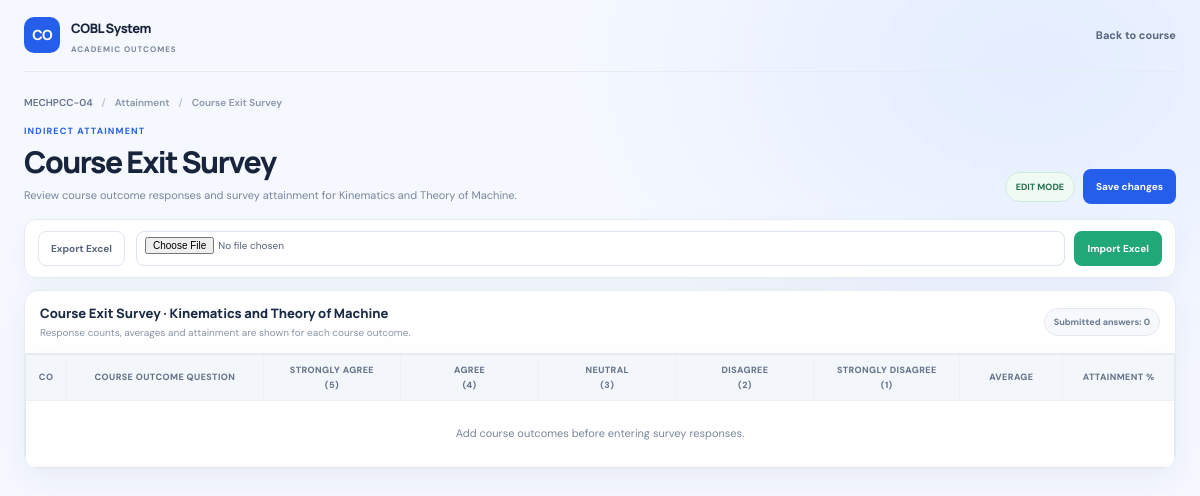
/course/1/exit-survey/ (signed in), run on the app's committed database.
### accounts/models.py (models this page shows, shortened)
class Course(models.Model):
    academic_class = models.ForeignKey(
        AcademicClass,
        on_delete=models.CASCADE,
        related_name="courses"
    )
    course_code = models.CharField(max_length=20)
    course_name = models.CharField(max_length=100)
    faculty = models.ForeignKey(
        settings.AUTH_USER_MODEL,
        on_delete=models.SET_NULL,
        null=True,
        blank=True,
        limit_choices_to={"role__in": ["FACULTY", "HOD"]}
    )

### accounts/views.py (the view, shortened to what this page needs)
@login_required
def course_exit_survey(request, course_id):
    course = get_object_or_404(Course, id=course_id)
    if request.user.role == "FACULTY" and course.faculty != request.user:
        return HttpResponseForbidden("Not authorized")
    if request.user.role == "HOD" and course.academic_class.department != request.user.department:
        return HttpResponseForbidden("Not authorized")
    cos = CourseOutcome.objects.filter(course=course).order_by("co_number")
    saved_records = {
        record.course_outcome_id: record
        for record in CourseExitSurvey.objects.filter(course=course)
    }
    edit_mode = request.GET.get("edit") == "1"
    is_locked = bool(saved_records) and not edit_mode
    def clean_survey_question(text, co):
        question = (text or co.description or "").strip()
        prefix = "Are you able to:"
        if question.lower().startswith(prefix.lower()):
            question = question[len(prefix):].strip()
        return question
    rows = []
    submitted_answers = max([row["total"] for row in rows], default=0)
    return render(
        request,
        "reports/course_exit_survey.html",
        {
            "course": course,
            "rows": rows,
            "submitted_answers": submitted_answers,
            "is_locked": is_locked,
        }
    )

### accounts/templates/reports/course_exit_survey.html (shortened to what this page needs)
<!DOCTYPE html>
<html lang="en">
<head>
    <link rel="stylesheet" href="/static/css/site.css">
</head>
<body>
    <div class="page-shell">
        <header class="topbar">
            <a class="brand" href="{% url 'view_course' course.id %}" aria-label="COBL course dashboard">
                <span class="brand-mark">CO</span>
                <span>
                    <span class="brand-name">COBL System</span>
                    <span class="brand-caption">Academic Outcomes</span>
                </span>
            </a>
            <a class="back-link" href="{% url 'view_course' course.id %}">Back to course</a>
        </header>
        <main class="page-content">
            <nav class="breadcrumb" aria-label="Breadcrumb">
                <a href="{% url 'view_course' course.id %}">{{ course.course_code }}</a>
                <span class="breadcrumb-separator">/</span>
                <span>Attainment</span>
                <span class="breadcrumb-separator">/</span>
                <span>Course Exit Survey</span>
            </nav>
            <div class="page-heading">
                <div>
                    <p class="eyebrow">Indirect attainment</p>
                    <h1>Course Exit Survey</h1>
                    <p class="page-description">Review course outcome responses and survey attainment for {{ course.course_name }}.</p>
                </div>
                <div class="heading-actions">
                    <span class="status-badge{% if not is_locked %} editing{% endif %}">
                        {% if is_locked %}LOCKED{% else %}EDIT MODE{% endif %}
                    </span>
                    {% if is_locked %}
                    <a class="button button-primary" href="?edit=1">Edit survey</a>
                    {% else %}
                    <button class="button button-primary" type="submit" form="surveyForm">Save changes</button>
                    {% endif %}
                </div>
            </div>
            {% if not is_locked %}
            <section class="excel-panel" aria-label="Excel tools">
                <form method="post">
                    <button class="button button-secondary" name="export_excel" type="submit">Export Excel</button>
                </form>
                <form method="post" enctype="multipart/form-data" class="import-form">
                    <input class="file-input" type="file" name="excel_file" accept=".xlsx,.xls" required>
                    <button class="button button-success" name="import_excel" type="submit">Import Excel</button>
                </form>
            </section>
            {% endif %}
            <form method="post" id="surveyForm">
                <section class="panel" aria-labelledby="surveyPanelTitle">
                    <div class="panel-heading">
                        <div>
                            <h2 class="panel-title" id="surveyPanelTitle">Course Exit Survey · {{ course.course_name }}</h2>
                            <p class="panel-subtitle">Response counts, averages and attainment are shown for each course outcome.</p>
                        </div>
                        <span class="summary-badge">Submitted answers: {{ submitted_answers }}</span>
                    </div>
                    <div class="table-wrap">
                        <table class="survey-table">
                            <thead>
                                <tr>
                                    <th scope="col">CO</th>
                                    <th scope="col">Course outcome question</th>
                                    <th class="response-header" scope="col">Strongly Agree<br>(5)</th>
                                    <th class="response-header" scope="col">Agree<br>(4)</th>
                                    <th class="response-header" scope="col">Neutral<br>(3)</th>
                                    <th class="response-header" scope="col">Disagree<br>(2)</th>
                                    <th class="response-header" scope="col">Strongly Disagree<br>(1)</th>
                                    <th class="metric-header" scope="col">Average</th>
                                    <th class="metric-header" scope="col">Attainment %</th>
                                </tr>
                            </thead>
                            <tbody>
                                {% for row in rows %}
                                <tr>
                                    <td class="co-cell">CO{{ row.co.co_number }}</td>
                                    <td class="question-cell">
                                        {{ row.question_text }}
                                        <input type="hidden" name="question_{{ row.co.id }}" value="{{ row.question_text }}">
                                    </td>
                                    <td>
                                        <input class="rating-input"
                                               type="number" min="0"
                                               name="strongly_agree_{{ row.co.id }}"
                                               value="{{ row.strongly_agree }}"
                                               {% if is_locked %}readonly{% endif %}
                                               aria-label="Strongly agree responses for CO{{ row.co.co_number }}">
                                    </td>
                                    <td>
                                        <input class="rating-input"
                                               type="number" min="0"
                                               name="agree_{{ row.co.id }}"
                                               value="{{ row.agree }}"
                                               {% if is_locked %}readonly{% endif %}
                                               aria-label="Agree responses for CO{{ row.co.co_number }}">
                                    </td>
                                    <td>
                                        <input class="rating-input"
                                               type="number" min="0"
                                               name="neutral_{{ row.co.id }}"
                                               value="{{ row.neutral }}"
                                               {% if is_locked %}readonly{% endif %}
                                               aria-label="Neutral responses for CO{{ row.co.co_number }}">
                                    </td>
                                    <td>
                                        <input class="rating-input"
                                               type="number" min="0"
                                               name="disagree_{{ row.co.id }}"
                                               value="{{ row.disagree }}"
                                               {% if is_locked %}readonly{% endif %}
                                               aria-label="Disagree responses for CO{{ row.co.co_number }}">
                                    </td>
                                    <td>
                                        <input class="rating-input"
                                               type="number" min="0"
                                               name="strongly_disagree_{{ row.co.id }}"
                                               value="{{ row.strongly_disagree }}"
                                               {% if is_locked %}readonly{% endif %}
                                               aria-label="Strongly disagree responses for CO{{ row.co.co_number }}">
                                    </td>
                                    <td class="average-cell metric-cell">{{ row.average|floatformat:"2" }}</td>
                                    <td class="percent-cell metric-cell">{{ row.percentage|floatformat:"2" }}%</td>
                                </tr>
                                {% empty %}
                                <tr>
                                    <td class="empty-state" colspan="9">Add course outcomes before entering survey responses.</td>
                                </tr>
                                {% endfor %}
                            </tbody>
                        </table>
                    </div>
                </section>
            </form>
        </main>
    </div>
</body>
</html>

### accounts/static/css/site.css (style rules this page uses)
:root { color-scheme: light; --site-bg: #f4f7fb; --site-surface: #ffffff; --site-border: #e2e8f0; --site-text: #1e293b; --site-muted: #64748b; --site-primary: #2563eb; --site-primary-hover: #1d4ed8; --site-shadow: 0 12px 32px rgba(15, 23, 42, 0.08); }
html { min-height: 100%; background: var(--site-bg); }
body { min-height: 100vh; background: var(--site-bg) !important; background-image: none !important; color: var(--site-text) !important; font-family: Inter, "Segoe UI", Arial, sans-serif !important; line-height: 1.6; }
.navbar, .card, .dashboard-card, .section, .form-card, .login-box, .modal-box, .totals-panel, .table-box, .table-wrapper, .table-container, .table-wrap, .excel-card, .user-header, .faculty-info, .class-info { background: var(--site-surface) !important; color: var(--site-text) !important; border: 1px solid var(--site-border) !important; box-shadow: var(--site-shadow) !important; -webkit-backdrop-filter: none !important; backdrop-filter: none !important; }
h1, h2, h3, h4, h5, h6, p, label, legend, th, td { color: var(--site-text); }
a { transition: color 160ms ease, background-color 160ms ease, box-shadow 160ms ease; }
button, .btn, .nav-btn, .save-btn, .reset-btn { min-height: 42px; border-radius: 9px; transition: transform 160ms ease, box-shadow 160ms ease, background-color 160ms ease; }
input, select, textarea { max-width: 100%; min-height: 42px; border: 1px solid #cbd5e1 !important; border-radius: 8px !important; background: #fff !important; color: var(--site-text) !important; }
input::placeholder, textarea::placeholder { color: #94a3b8 !important; }
.table-wrapper, .table-box, .table-container, .table-wrap, .table-responsive { max-width: 100%; overflow-x: auto; -webkit-overflow-scrolling: touch; }
table { color: var(--site-text); }
th { background: #eaf1ff !important; color: #1e3a8a !important; }
td { color: var(--site-text); }

### data on the page
Course: course_code "MECHPCC-04", course_name "Kinematics and Theory of Machine"

### other printed values
{{ submitted_answers }} "0"
